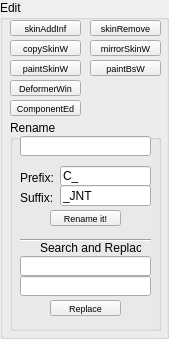
     <widget class="QGroupBox" name="editGroupBox">
      <property name="geometry">
       <rect>
        <x>520</x>
        <y>0</y>
        <width>169</width>
        <height>339</height>
       </rect>
      </property>
      <property name="title">
       <string>Edit</string>
      </property>
      <widget class="QPushButton" name="skinAddinfluenceButton">
       <property name="geometry">
        <rect>
         <x>10</x>
         <y>20</y>
         <width>71</width>
         <height>16</height>
        </rect>
       </property>
       <property name="font">
        <font>
         <pointsize>7</pointsize>
        </font>
       </property>
       <property name="text">
        <string>skinAddInf</string>
       </property>
      </widget>
      <widget class="QPushButton" name="skinRemoveButton">
       <property name="geometry">
        <rect>
         <x>90</x>
         <y>20</y>
         <width>71</width>
         <height>16</height>
        </rect>
       </property>
       <property name="font">
        <font>
         <pointsize>7</pointsize>
        </font>
       </property>
       <property name="text">
        <string>skinRemove</string>
       </property>
      </widget>
      <widget class="QPushButton" name="copySkinWeightsButton">
       <property name="geometry">
        <rect>
         <x>10</x>
         <y>40</y>
         <width>71</width>
         <height>16</height>
        </rect>
       </property>
       <property name="font">
        <font>
         <pointsize>7</pointsize>
        </font>
       </property>
       <property name="text">
        <string>copySkinW</string>
       </property>
      </widget>
      <widget class="QPushButton" name="paintSkinWeightsButton">
       <property name="geometry">
        <rect>
         <x>10</x>
         <y>60</y>
         <width>71</width>
         <height>16</height>
        </rect>
       </property>
       <property name="font">
        <font>
         <pointsize>7</pointsize>
        </font>
       </property>
       <property name="text">
        <string>paintSkinW</string>
       </property>
      </widget>
      <widget class="QPushButton" name="paintBlendShapeButton">
       <property name="geometry">
        <rect>
         <x>90</x>
         <y>60</y>
         <width>71</width>
         <height>16</height>
        </rect>
       </property>
       <property name="font">
        <font>
         <pointsize>7</pointsize>
        </font>
       </property>
       <property name="text">
        <string>paintBsW</string>
       </property>
      </widget>
      <widget class="QPushButton" name="mirrorSkinWeightsButton">
       <property name="geometry">
        <rect>
         <x>90</x>
         <y>40</y>
         <width>71</width>
         <height>16</height>
        </rect>
       </property>
       <property name="font">
        <font>
         <pointsize>7</pointsize>
        </font>
       </property>
       <property name="text">
        <string>mirrorSkinW</string>
       </property>
      </widget>
      <widget class="QPushButton" name="deformerWindowButton">
       <property name="geometry">
        <rect>
         <x>10</x>
         <y>80</y>
         <width>71</width>
         <height>16</height>
        </rect>
       </property>
       <property name="font">
        <font>
         <pointsize>7</pointsize>
        </font>
       </property>
       <property name="text">
        <string>DeformerWin</string>
       </property>
      </widget>
      <widget class="QGroupBox" name="renameGroupBox">
       <property name="geometry">
        <rect>
         <x>10</x>
         <y>120</y>
         <width>151</width>
         <height>211</height>
        </rect>
       </property>
       <property name="title">
        <string>Rename</string>
       </property>
       <widget class="QLabel" name="prefixText">
        <property name="geometry">
         <rect>
          <x>10</x>
          <y>50</y>
          <width>41</width>
          <height>16</height>
         </rect>
        </property>
        <property name="text">
         <string>Prefix:</string>
        </property>
       </widget>
       <widget class="QLabel" name="suffixText">
        <property name="geometry">
         <rect>
          <x>10</x>
          <y>70</y>
          <width>41</width>
          <height>16</height>
         </rect>
        </property>
        <property name="text">
         <string>Suffix:</string>
        </property>
       </widget>
       <widget class="Line" name="renameSeparator">
        <property name="geometry">
         <rect>
          <x>10</x>
          <y>110</y>
          <width>131</width>
          <height>20</height>
         </rect>
        </property>
        <property name="orientation">
         <enum>Qt::Horizontal</enum>
        </property>
       </widget>
       <widget class="QLabel" name="searchAndReplaceButton">
        <property name="geometry">
         <rect>
          <x>30</x>
          <y>120</y>
          <width>101</width>
          <height>16</height>
         </rect>
        </property>
        <property name="text">
         <string>Search and Replace</string>
        </property>
       </widget>
       <widget class="QPushButton" name="renameItButton">
        <property name="geometry">
         <rect>
          <x>40</x>
          <y>90</y>
          <width>71</width>
          <height>16</height>
         </rect>
        </property>
        <property name="font">
         <font>
          <pointsize>7</pointsize>
         </font>
        </property>
        <property name="text">
         <string>Rename it!</string>
        </property>
       </widget>
       <widget class="QPushButton" name="replaceButton">
        <property name="geometry">
         <rect>
          <x>40</x>
          <y>180</y>
          <width>71</width>
          <height>16</height>
         </rect>
        </property>
        <property name="font">
         <font>
          <pointsize>7</pointsize>
         </font>
        </property>
        <property name="text">
         <string>Replace</string>
        </property>
       </widget>
       <widget class="QLineEdit" name="nameTextBox">
        <property name="geometry">
         <rect>
          <x>10</x>
          <y>16</y>
          <width>131</width>
          <height>20</height>
         </rect>
        </property>
       </widget>
       <widget class="QLineEdit" name="prefixTextBox">
        <property name="geometry">
         <rect>
          <x>50</x>
          <y>46</y>
          <width>91</width>
          <height>20</height>
         </rect>
        </property>
        <property name="text">
         <string>C_</string>
        </property>
       </widget>
       <widget class="QLineEdit" name="suffixTextBox">
        <property name="geometry">
         <rect>
          <x>50</x>
          <y>65</y>
          <width>91</width>
          <height>21</height>
         </rect>
        </property>
        <property name="text">
         <string>_JNT</string>
        </property>
       </widget>
       <widget class="QLineEdit" name="searchTextBox">
        <property name="geometry">
         <rect>
          <x>10</x>
          <y>136</y>
          <width>131</width>
          <height>20</height>
         </rect>
        </property>
       </widget>
       <widget class="QLineEdit" name="replaceTextBox">
        <property name="geometry">
         <rect>
          <x>10</x>
          <y>156</y>
          <width>131</width>
          <height>20</height>
         </rect>
        </property>
       </widget>
      </widget>
      <widget class="QPushButton" name="componentEditorButton">
       <property name="geometry">
        <rect>
         <x>10</x>
         <y>100</y>
         <width>71</width>
         <height>16</height>
        </rect>
       </property>
       <property name="font">
        <font>
         <pointsize>7</pointsize>
        </font>
       </property>
       <property name="text">
        <string>ComponentEd</string>
       </property>
      </widget>
     </widget>
